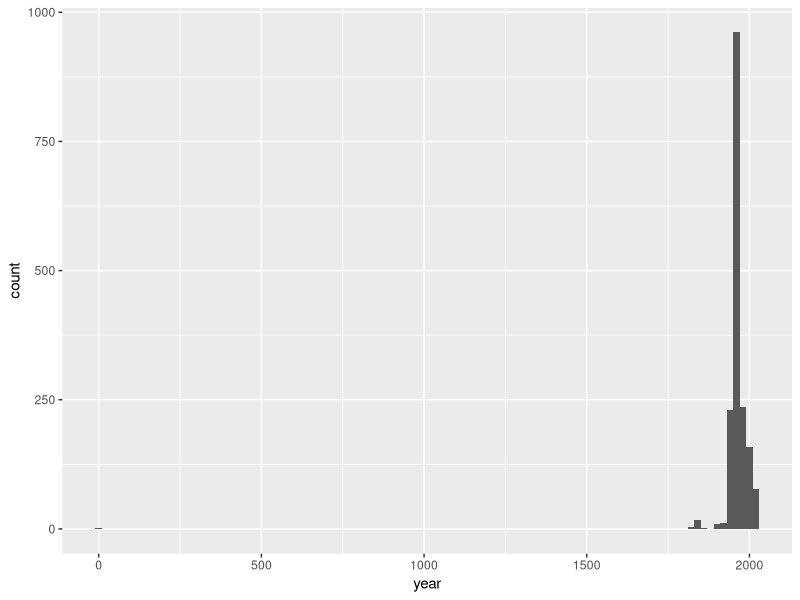

The R source for this figure:
## ---- chunk 1
library(tidyverse) 
library(skimr)
## ---- chunk 2
# Remove eval = FALSE or set it to TRUE once data is ready to be loaded
uoe_art <- read_csv("data/uoe-art.csv")
## ---- chunk 3
uoe_art <- uoe_art %>%
  separate(title, into = c("title", "date"), sep = "\\(") %>%
  mutate(year = str_remove(date, "\\)") %>% as.numeric()) %>%
  select(title, artist, year, date)
## ---- chunk 4
uoe_art_cleandate <- uoe_art %>%
  mutate(date = as.numeric(str_remove_all(date, "[^0-9]")))
## ---- chunk 5
library(skimr)
skim_data <- skim(uoe_art_cleandate)
n_missing_artists <- skim_data %>% 
  filter(skim_variable == "artist") %>% 
  pull(n_missing)
print(paste("Number of missing artists:", n_missing_artists))
n_missing_year <- skim_data %>% 
  filter(skim_variable == "year") %>% 
  pull(n_missing)
print(paste("Number of missing year:", n_missing_year))
## ---- chunk 6
ggplot(data = uoe_art_cleandate, aes(x = year)) +
  geom_histogram(binwidth = 20.0)
## ---- chunk 7
frequency_table <- uoe_art_cleandate %>%
  count(year) %>%
  arrange(desc(year))
print(frequency_table, n=6000)
## ---- chunk 8
uoe_art_cleanyear <- uoe_art_cleandate %>%
  mutate (newyear = case_when(
    year == 2 ~ 1964,
    TRUE ~ year 
  )) 
## ---- chunk 9
frequency_table_artist <- uoe_art_cleanyear %>%
  count(artist) %>%
  arrange(desc(n))
print(frequency_table_artist)
## ---- chunk 10
uoe_art_cleanyear_child <- uoe_art_cleanyear %>%
   mutate (child = case_when(
    str_detect(title, regex("Child", ignore_case = TRUE)) ~ 1,
    TRUE ~ 0 
  )) 
## ---- chunk 11
frequency_table_child <- uoe_art_cleanyear_child %>%
  count(child) %>%
  arrange(desc(child))
print(frequency_table_child)
